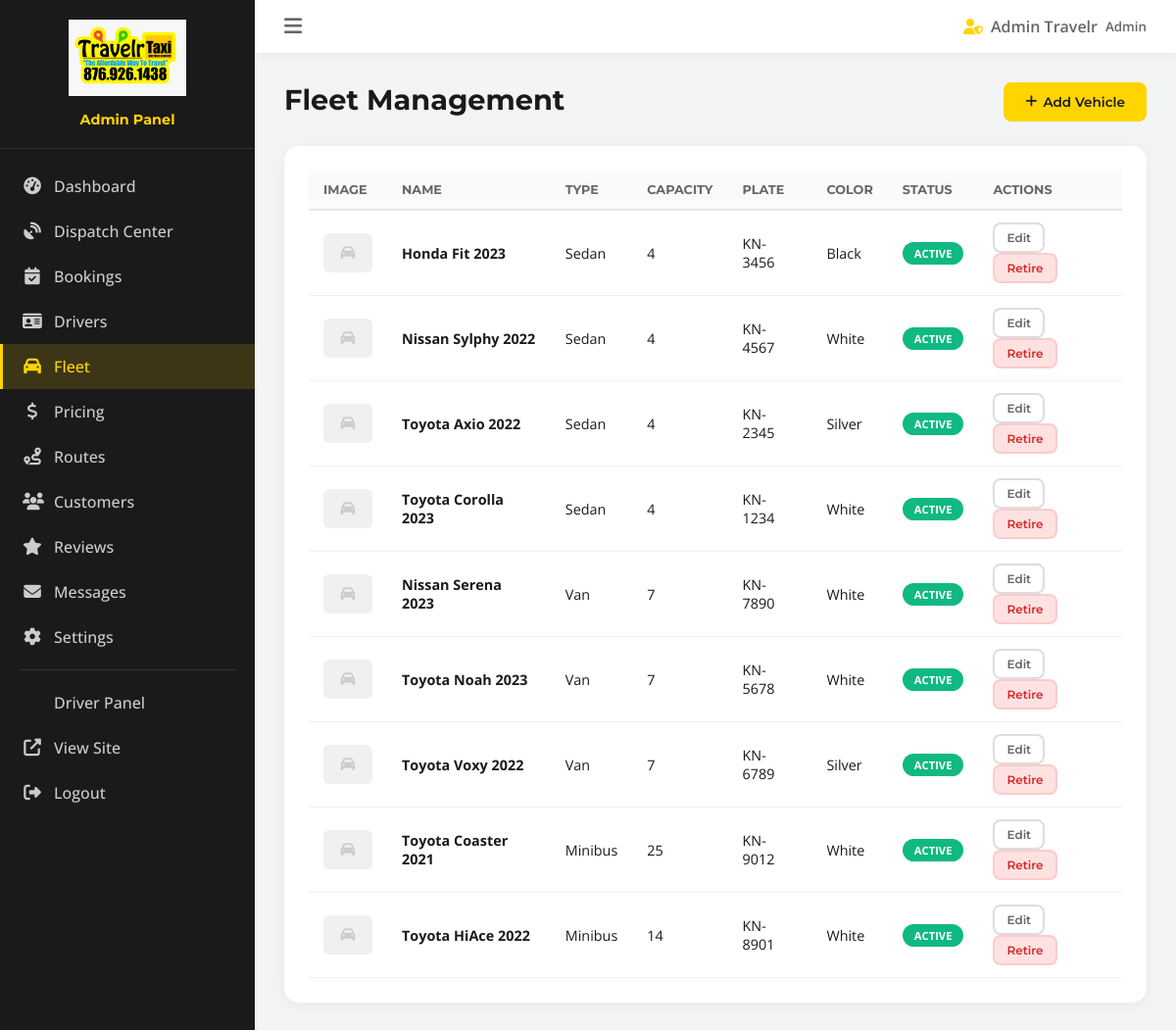
The page /admin/fleet.php (signed in) on the database its author committed.
### tables this page shows
CREATE TABLE vehicles (
    id INT AUTO_INCREMENT PRIMARY KEY,
    name VARCHAR(150) NOT NULL,
    type ENUM('sedan','van','minibus') NOT NULL DEFAULT 'sedan',
    capacity INT NOT NULL DEFAULT 4,
    plate_number VARCHAR(30),
    color VARCHAR(50),
    image VARCHAR(255) DEFAULT NULL,
    status ENUM('active','maintenance','retired') DEFAULT 'active',
    notes TEXT,
    created_at DATETIME DEFAULT CURRENT_TIMESTAMP,
    updated_at DATETIME DEFAULT CURRENT_TIMESTAMP ON UPDATE CURRENT_TIMESTAMP
);

### includes/db.php (called while the page is built, shortened)
<?php
function getDB() {
    static $pdo = null;
    if ($pdo === null) {
        try {
            $dsn = 'mysql:host=' . DB_HOST . ';dbname=' . DB_NAME . ';charset=' . DB_CHARSET;
            $pdo = new PDO($dsn, DB_USER, DB_PASS, [
                PDO::ATTR_ERRMODE => PDO::ERRMODE_EXCEPTION,
                PDO::ATTR_DEFAULT_FETCH_MODE => PDO::FETCH_ASSOC,
                PDO::ATTR_EMULATE_PREPARES => false,
            ]);
        } catch (PDOException $e) {
            error_log('Database connection failed: ' . $e->getMessage());
            die('Database connection failed. Please try again later.');
        }
    }
    return $pdo;
}
function dbQuery($sql, $params = []) {
    $stmt = getDB()->prepare($sql);
    $stmt->execute($params);
    return $stmt;
}
function dbFetchAll($sql, $params = []) {
    return dbQuery($sql, $params)->fetchAll();
}

### admin/fleet.php (the view, shortened to what this page needs)
<?php
require_once 'includes/admin-header.php';
$vehicles = dbFetchAll("SELECT * FROM vehicles ORDER BY status, type, name");
?>
<div class="page-header-row">
    <h1 class="page-title">Fleet Management</h1>
    <a href="/admin/fleet.php?action=add" class="btn btn-primary"><i class="fas fa-plus"></i> Add Vehicle</a>
</div>
<div class="admin-card">
    <div class="table-responsive">
        <table class="admin-table">
            <thead>
                <tr>
                    <th>Image</th>
                    <th>Name</th>
                    <th>Type</th>
                    <th>Capacity</th>
                    <th>Plate</th>
                    <th>Color</th>
                    <th>Status</th>
                    <th>Actions</th>
                </tr>
            </thead>
            <tbody>
                <?php foreach ($vehicles as $v): ?>
                <tr>
                    <td>
                        <?php if ($v['image']): ?>
                        <img src="/uploads/<?php echo sanitize($v['image']); ?>" class="table-thumb" alt="">
                        <?php else: ?>
                        <div class="table-thumb-placeholder"><i class="fas fa-car"></i></div>
                        <?php endif; ?>
                    </td>
                    <td><strong><?php echo sanitize($v['name']); ?></strong></td>
                    <td><?php echo ucfirst($v['type']); ?></td>
                    <td><?php echo $v['capacity']; ?></td>
                    <td><?php echo sanitize($v['plate_number']); ?></td>
                    <td><?php echo sanitize($v['color']); ?></td>
                    <td><?php echo statusBadge($v['status']); ?></td>
                    <td>
                        <a href="/admin/fleet.php?action=edit&id=<?php echo $v['id']; ?>" class="btn btn-sm btn-outline">Edit</a>
                        <form method="POST" class="inline-form">
                            <button type="submit" class="btn btn-sm btn-danger btn-delete">Retire</button>
                        </form>
                    </td>
                </tr>
                <?php endforeach; ?>
            </tbody>
        </table>
    </div>
</div>
<?php require_once 'includes/admin-footer.php'; ?>

### includes/helpers.php (shortened to what this page needs)
<?php
function sanitize($input) {
    return htmlspecialchars(trim($input), ENT_QUOTES, 'UTF-8');
}
function statusBadge($status) {
    $colors = [
        'pending'         => '#f59e0b',
        'confirmed'       => '#3b82f6',
        'assigned'        => '#8b5cf6',
        'in_progress'     => '#10b981',
        'completed'       => '#059669',
        'cancelled'       => '#ef4444',
        'accepted'        => '#06b6d4',
        'declined'        => '#6b7280',
        'driver_accepted' => '#06b6d4',
        'on_the_way'      => '#f97316',
        'arrived'         => '#eab308',
        'trip_started'    => '#10b981',
        'no_show'         => '#6b7280',
        'active'          => '#10b981',
        'maintenance'     => '#f59e0b',
        'retired'         => '#6b7280',
        'available'       => '#10b981',
        'on_trip'         => '#3b82f6',
        'offline'         => '#6b7280',
        'paid'            => '#10b981',
        'unpaid'          => '#f59e0b',
        'refunded'        => '#8b5cf6',
        'dispatcher'      => '#06b6d4',
    ];
    $color = $colors[$status] ?? '#6b7280';
    $label = ucfirst(str_replace('_', ' ', $status));
    return '<span class="status-badge" style="background:' . $color . '">' . $label . '</span>';
}

### assets/css/admin.css (style rules this page uses)
*, *::before, *::after { box-sizing: border-box; margin: 0; padding: 0; }
body.admin-body { font-family: 'Open Sans', sans-serif; color: #1a1a1a; background: #f3f4f6; display: flex; min-height: 100vh; }
h1, h2, h3, h4 { font-family: 'Montserrat', sans-serif; font-weight: 700; }
a { color: #1a1a1a; text-decoration: none; transition: all 0.3s; }
.page-title { font-size: 1.8rem; margin-bottom: 5px; }
.page-header-row { display: flex; justify-content: space-between; align-items: flex-start; margin-bottom: 25px; flex-wrap: wrap; gap: 15px; }
.admin-card { background: #fff; border-radius: 15px; padding: 25px; box-shadow: 0 3px 15px rgba(0,0,0,0.05); margin-bottom: 25px; }
.table-responsive { overflow-x: auto; }
.admin-table { width: 100%; border-collapse: collapse; }
.admin-table th { background: #f9fafb; padding: 12px 15px; text-align: left; font-family: 'Montserrat', sans-serif; font-size: 0.8rem; text-transform: uppercase; color: #666; border-bottom: 2px solid #e5e7eb; }
.admin-table td { padding: 12px 15px; border-bottom: 1px solid #f0f0f0; font-size: 0.9rem; vertical-align: middle; }
.table-thumb-placeholder { width: 50px; height: 40px; background: #f0f0f0; border-radius: 6px; display: flex; align-items: center; justify-content: center; color: #ccc; }
.btn { display: inline-flex; align-items: center; gap: 6px; padding: 10px 20px; border-radius: 8px; font-weight: 600; font-family: 'Montserrat', sans-serif; font-size: 0.85rem; border: 2px solid transparent; cursor: pointer; transition: all 0.3s; }
.btn-primary { background: #FFD400; color: #1a1a1a; border-color: #FFD400; }
.btn-outline { background: transparent; color: #666; border-color: #ddd; }
.btn-danger { background: #fee2e2; color: #dc2626; border-color: #fecaca; }
.btn-sm { padding: 6px 12px; font-size: 0.75rem; }
.inline-form { display: inline-block; }
.status-badge { display: inline-block; padding: 4px 12px; border-radius: 20px; color: #fff; font-size: 0.7rem; font-weight: 700; text-transform: uppercase; }

### rows shown on the page
vehicles: name "Honda Fit 2023", type "Sedan", capacity "4", plate_number "KN-3456", color "Black", status "ACTIVE"
vehicles: name "Nissan Sylphy 2022", type "Sedan", capacity "4", plate_number "KN-4567", color "White", status "ACTIVE"
vehicles: name "Toyota Axio 2022", type "Sedan", capacity "4", plate_number "KN-2345", color "Silver", status "ACTIVE"
vehicles: name "Toyota Corolla 2023", type "Sedan", capacity "4", plate_number "KN-1234", color "White", status "ACTIVE"
vehicles: name "Nissan Serena 2023", type "Van", capacity "7", plate_number "KN-7890", color "White", status "ACTIVE"
vehicles: name "Toyota Noah 2023", type "Van", capacity "7", plate_number "KN-5678", color "White", status "ACTIVE"
vehicles: name "Toyota Voxy 2022", type "Van", capacity "7", plate_number "KN-6789", color "Silver", status "ACTIVE"
vehicles: name "Toyota Coaster 2021", type "Minibus", capacity "25", plate_number "KN-9012", color "White", status "ACTIVE"
vehicles: name "Toyota HiAce 2022", type "Minibus", capacity "14", plate_number "KN-8901", color "White", status "ACTIVE"

### other values the page prints
$_SESSION['user_name'] "Admin Travelr"
$_SESSION['user_role'] "Admin"
